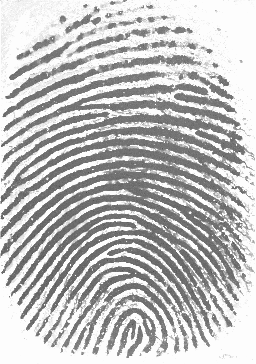
%> input picture iris/code/3.tif, 256 x 364 px
$ octave Main.m   (GNU Octave 9; MATLAB toolbox functions it lacks are replaced by stand-ins)
%> lines starting %> are read from the running program, lines starting %| are printed output that depends on the picture; in (x1, y1, x2, y2) boxes, pixels count from 0 and x2, y2 are one past the last pixel; in counts of white or black regions, pixels touching at a corner belong together; the program's own positions count from 1
### iris/code/adaptiveThres.m
function [o] = adaptiveThres(a,W,~)

[w,h] = size(a);
o = zeros(w,h);


for i=1:W:w
for j=1:W:h
mean_thres = 0;


if i+W-1 <= w && j+W-1 <= h
   	mean_thres = mean2(a(i:i+W-1,j:j+W-1));
      mean_thres = 0.8*mean_thres;
      o(i:i+W-1,j:j+W-1) = a(i:i+W-1,j:j+W-1) < mean_thres;
end;

end;
end;

### iris/code/direction.m
function [p,z] = direction(image,blocksize,~)

[w,h] = size(image);
direct = zeros(w,h);
gradient_times_value = zeros(w,h);
gradient_sq_minus_value = zeros(w,h);
gradient_for_bg_under = zeros(w,h);

W = blocksize;
theta = 0;
sum_value = 1;
bg_certainty = 0;

blockIndex = zeros(ceil(w/W),ceil(h/W));


times_value = 0;
minus_value = 0;

center = [];


filter_gradient = fspecial('sobel');
I_horizontal = filter2(filter_gradient,image);

filter_gradient = transpose(filter_gradient);
I_vertical = filter2(filter_gradient,image);


gradient_times_value=I_horizontal.*I_vertical;
gradient_sq_minus_value=(I_vertical-I_horizontal).*(I_vertical+I_horizontal);
gradient_for_bg_under = (I_horizontal.*I_horizontal) + (I_vertical.*I_vertical);

%figure,imshow(gradient_times_value)
%figure,imshow(gradient_sq_minus_value)
%figure,imshow(gradient_for_bg_under)

for i=1:W:w
    for j=1:W:h
        if j+W-1 < h & i+W-1 < w
            times_value = sum(sum(gradient_times_value(i:i+W-1, j:j+W-1)));
            minus_value = sum(sum(gradient_sq_minus_value(i:i+W-1, j:j+W-1)));
            sum_value = sum(sum(gradient_for_bg_under(i:i+W-1, j:j+W-1)));

            bg_certainty = 0;
            theta = 0;

            if sum_value ~= 0 & times_value ~=0
                bg_certainty = (times_value*times_value + minus_value*minus_value)/(W*W*sum_value);

                if bg_certainty > 0.05
                    blockIndex(ceil(i/W),ceil(j/W)) = 1;

                    tan_value = atan2(2*times_value,minus_value);


                    theta = (tan_value)/2 ;
                    theta = theta+pi/2;
                    center = [center;[round(i + (W-1)/2),round(j + (W-1)/2),theta]];
                end;
            end;
        end;
        times_value = 0;
        minus_value = 0;
        sum_value = 0;

    end;
end;

x = bwlabel(blockIndex,4);

y = bwmorph(x,'close');

z = bwmorph(y,'open');
p = bwperim(z);
figure, imshow(p)

### iris/code/drawROI.m
function [roiImg,roiBound,roiArea] = drawROI(in,inBound,inArea,noShow)
%  drawROI(grayLevelFingerprintImage,ROIboundMap,ROIareaMap,flagToDisableGUI)
%  construct a ROI rectangle for the input fingerprint image and return the
%  segmented fingerprint
%  With the assumption that only one ROI region for each fingerprint image
%Honors Project 2001~2002
%wuzhili 99050056
%comp sci HKBU
%last update 19/April/2002

[iw,ih]=size(in);
tmplate = zeros(iw,ih);
[w,h] = size(inArea);
tmp=zeros(iw,ih);

%ceil(iw/16) should = w
%ceil(ih/16) should = h

left = 1;
right = h;
upper = 1;
bottom = w;

le2ri = sum(inBound);
roiColumn = find(le2ri>0);
left = min(roiColumn);
right = max(roiColumn);

tr_bound = inBound';

up2dw=sum(tr_bound);
roiRow = find(up2dw>0);
upper = min(roiRow);
bottom = max(roiRow);

%cut out the ROI region image

%show background,bound,innerArea with different gray intensity:0,100,200

for i = upper:1:bottom
   for j = left:1:right
      if inBound(i,j) == 1
         tmplate(16*i-15:16*i,16*j-15:16*j) = 200;
         tmp(16*i-15:16*i,16*j-15:16*j) = 1;

      elseif inArea(i,j) == 1 & inBound(i,j) ~=1
         tmplate(16*i-15:16*i,16*j-15:16*j) = 100;
         tmp(16*i-15:16*i,16*j-15:16*j) = 1;

      end;
   end;
end;
[iw,ih]=size(in)
[x y]=size(tmp)
in=imresize(in,[368,256]);
%in=in.*tmp;


roiImg = in(16*upper-15:16*bottom,16*left-15:16*right);

roiBound = inBound(upper:bottom,left:right);
roiArea = inArea(upper:bottom,left:right);


%inner area
roiArea = im2double(roiArea) - im2double(roiBound);

### iris/code/mark_minutia.m
function [end_list,branch_list,ridgeOrderMap,edgeWidth] = mark_minutia(in, inBound,inArea,block);
%Honors Project 2001~2002
%wuzhili 99050056
%comp sci HKBU
%last update 19/April/2002

[w,h] = size(in);

[ridgeOrderMap,totalRidgeNum] = bwlabel(in);

imageBound = inBound;
imageArea = inArea;
blkSize = block;

%innerArea = im2double(inArea)-im2double(inBound);


edgeWidth = interRidgeWidth(in,inArea,blkSize);

end_list    = [];
branch_list = [];


for n=1:totalRidgeNum
   [m,n] = find(ridgeOrderMap==n);
   b = [m,n];
   ridgeW = size(b,1);

   for x = 1:ridgeW
      i = b(x,1);
      j = b(x,2);

      %if imageArea(ceil(i/blkSize),ceil(j/blkSize)) == 1 & imageBound(ceil(i/blkSize),ceil(j/blkSize)) ~= 1
if inArea(ceil(i/blkSize),ceil(j/blkSize)) == 1
      neiborNum = 0;
      neiborNum = sum(sum(in(i-1:i+1,j-1:j+1)));
      neiborNum = neiborNum -1;


   if neiborNum == 1
		end_list =[end_list; [i,j]];

   elseif neiborNum == 3
      %if two neighbors among the three are connected directly
      %there may be three braches are counted in the nearing three cells
      tmp=in(i-1:i+1,j-1:j+1);

      tmp(2,2)=0;
      [abr,bbr]=find(tmp==1);
      t=[abr,bbr];

      if isempty(branch_list)
         branch_list = [branch_list;[i,j]];
      else

      for p=1:3
         cbr=find(branch_list(:,1)==(abr(p)-2+i) & branch_list(:,2)==(bbr(p)-2+j) );
         if ~isempty(cbr)
            p=4;
            break;
         end;
      end;

      if p==3
         branch_list = [branch_list;[i,j]];

      end;

   	end;

  	end;

	end;

end;
end;

### iris/code/interRidgeWidth.m
function edgeDistance = interRidgeWidth(image,inROI,blocksize)
%Honors Project 2001~2002
%wuzhili 99050056
%comp sci HKBU
%last update 19/April/2002

[w,h] = size(image);

a=sum(inROI);

b=find(a>0);

c=min(b);
d=max(b);
i=round(w/5);
m=0;

for k=1:4
   m=m+sum(image(k*i,16*c:16*d));
end;
e=(64*(d-c))/m;

a=sum(inROI,2);
b=find(a>0);

c=min(b);
d=max(b);

i=round(h/5);
m=0;

for k=1:4
   m=m+sum(image(16*c:16*d,k*i));
end;
m=(64*(d-c))/m;

edgeDistance=round((m+e)/2);


### iris/code/show_minutia.m
function show_minutia(image,end_list,branch_list);

% [31 lines of commented-out code are left out]
colormap(gray);imagesc(image);
hold on;

if ~isempty(end_list)

plot(end_list(:,2),end_list(:,1),'*r');
if size(end_list,2) == 3
   hold on
	[u,v] = pol2cart(end_list(:,3),10);
	quiver(end_list(:,2),end_list(:,1),u,v,0,'g');
end;
end;

if ~isempty(branch_list)
hold on
plot(branch_list(:,2),branch_list(:,1),'+y');
end;


### iris/code/Main.m
clc;
clear all;
close all;

InImage1=imread('3.tif');
%> InImage1 is the input picture: size 364x256 uint8; min 70, max 253, mean 191.1
figure, imshow(InImage1)

InImage_double = 255-double(InImage1); % doing the inversion of image


[Row,col,dim]=size(InImage1);
%> Row = 364; col = 256; dim = 1


Histo_Image=histeq(uint8(InImage_double));
figure, imshow(Histo_Image)

%FFTImage=fftenhance(Histo_Image,0.5); tried but we don't want the filter
FFTImage=Histo_Image;

Binarized_Image=adaptiveThres(double(FFTImage),32); %converting to 32 block size
%> after the loop in adaptiveThres, `for i=1:W:w`:
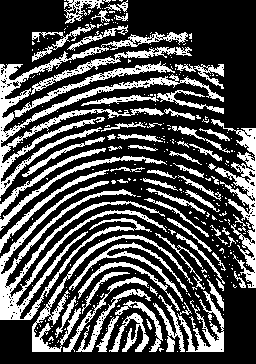
%> o: size 364x256 double; values 0 (black) and 1 (white), 31.2% white; 333 white regions (264 under 20 px), largest, box (x1, y1, x2, y2) and area: (0, 32, 224, 197) 4918, (0, 181, 167, 320) 4405, (211, 119, 256, 288) 2101
figure, imshow(Binarized_Image)
[o1Bound,o1Area]=direction(Binarized_Image,16); %orientation estimation to find ROI
%> in direction, `gradient_for_bg_under = (I_horizontal.*I_horizontal) + (I_vertical.*I_..`:
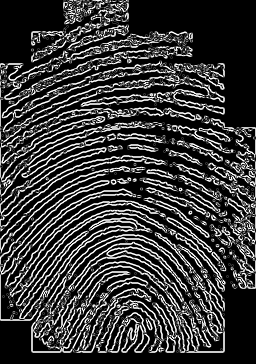
%> gradient_for_bg_under: size 364x256 double; min 0, max 20, mean 4.65; drawn with min black and max white
%> after the loop in direction, `for i=1:W:w`: bg_certainty = 0.961; center = 294 rows, first 12: [9 57 1.56; 9 73 3; 9 89 2.7; 9 105 3; 9 121 0.308; 9 137 1.55; 25 57 3.11; 25 73 2.65; 25 89 2.96; 25 105 3; 25 121 3.04; 25 137 1.6]; tan_value = 0.0242; theta = 1.58

[o2,o1Bound,o1Area]=drawROI(Binarized_Image,o1Bound,o1Area);
%> in drawROI, `le2ri = sum(inBound);`: le2ri = [21 2 2 3 2 2 2 2 3 2 2 2 2 5 4 16]
%> in drawROI, `roiColumn = find(le2ri>0);`: roiColumn = [1 2 3 4 5 6 7 8 9 10 11 12 13 14 15 16]
%> in drawROI, `left = min(roiColumn);`: left = 1
%> in drawROI, `up2dw=sum(tr_bound);`: up2dw = 23 values, max 16 at index 23, min 2 at index 2, mean 3.13
%> in drawROI, `roiRow = find(up2dw>0);`: roiRow = 23 values from 1 to 23
%> in drawROI, `upper = min(roiRow);`: upper = 1
%> the loop in drawROI, `for i = upper:1:bottom` made 23 passes
%> after the loop in drawROI, `for i = upper:1:bottom`:
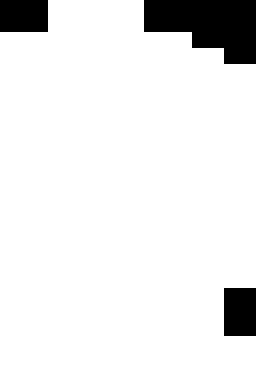
%> tmp: size 368x256 double; values 0 (black) and 1 (white), 91.3% white; 3 black regions, box (x1, y1, x2, y2) and area: (144, 0, 256, 64) 5120, (0, 0, 48, 32) 1536, (224, 288, 256, 336) 1536
%> after the loop in drawROI, `for i = upper:1:bottom`:
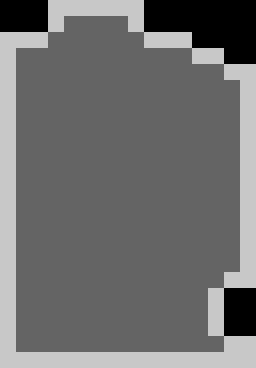
%> tmplate: size 368x256 double; min 0, max 200, mean 110.9
%> in drawROI, `in=imresize(in,[368,256]);`:
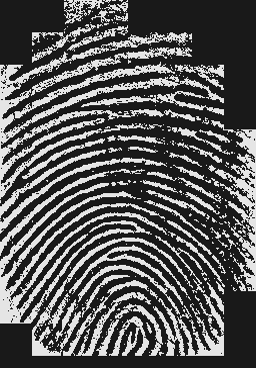
%> in: size 368x256 double; min -0.125, max 1.12, mean 0.312; drawn with min black and max white

Thin_Image=im2double(bwmorph(o2,'thin',Inf));
%> Thin_Image: size 368x256 double; values 0 (black) and 1 (white), 9.4% white in thin lines or dots

figure, imshow(~Thin_Image)

Removed_H=im2double(bwmorph(Thin_Image,'clean'));

Removed_H=im2double(bwmorph(Removed_H,'hbreak'));
figure, imshow(~Removed_H)

[end_list1,branch_list1,ridgeMap1,edgeWidth]=mark_minutia(Removed_H,o1Bound,o1Area,16);
%> in mark_minutia, `[ridgeOrderMap,totalRidgeNum] = bwlabel(in);`:
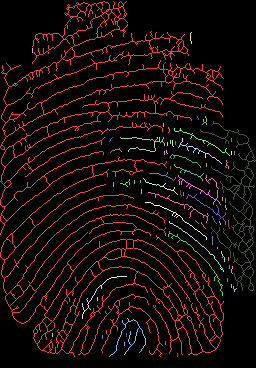
%> ridgeOrderMap: size 368x256 double; 70 distinct labels, from 0 to 69; one colour per label, 0 black
%> in mark_minutia, `[ridgeOrderMap,totalRidgeNum] = bwlabel(in);`: totalRidgeNum = 69
%> in interRidgeWidth, `a=sum(inROI);`: a = [0 19 19 20 21 21 21 21 20 19 19 19 18 15 12 0]
%> in interRidgeWidth, `b=find(a>0);`: b = [2 3 4 5 6 7 8 9 10 11 12 13 14 15]
%> in interRidgeWidth, `c=min(b);`: c = 2
%> in interRidgeWidth, `d=max(b);`: d = 15
%> the loop in interRidgeWidth, `for k=1:4` made 4 passes
%> m on passes 1 to 4: 19, 38, 58, 79
%> in interRidgeWidth, `e=(64*(d-c))/m;`: e = 10.53
%> in interRidgeWidth, `a=sum(inROI,2);`: a = 23 values, max 14 at index 6, min 0 at index 1, mean 11.48
%> in interRidgeWidth, `b=find(a>0);`: b = 21 values from 2 to 22
%> in interRidgeWidth, `d=max(b);`: d = 22
%> the loop in interRidgeWidth, `for k=1:4` made 4 passes
%> m on passes 1 to 4: 29, 71, 101, 139
%> in interRidgeWidth, `m=(64*(d-c))/m;`: m = 9.21
%> in interRidgeWidth, `edgeDistance=round((m+e)/2);`: edgeDistance = 10
%> the loop in mark_minutia, `for n=1:totalRidgeNum` made 69 passes
%> (m, n, b, ridgeW) on passes 2, 3, 5, 6, 7, 10: ([49; 50; 51; 52; 53], [33; 33; 33; 33; 33], [49 33; 50 33; 51 33; 52 33; 53 33], 5), ([334; 335; 336; 337], [53; 53; 53; 53], [334 53; 335 53; 336 53; 337 53], 4), ([298; 299; 300; 301], [98; 98; 98; 98], [298 98; 299 98; 300 98; 301 98], 4), ([336; 337; 338; 339], [103; 103; 103; 103], [336 103; 337 103; 338 103; 339 103], 4), ([142; 140; 141; 139; 138], [110; 111; 111; 112; 113], [142 110; 140 111; 141 111; 139 112; 138 113], 5), ([183; 184; 185; 186; 187], [114; 114; 114; 114; 114], [183 114; 184 114; 185 114; 186 114; 187 114], 5)
%> ridgeW on passes 1, 4, 8, 9, 11, 12: 6655, 77, 125, 13, 96, 17
%> after the loop in mark_minutia, `for n=1:totalRidgeNum`: abr = [1; 2; 3]; bbr = [1; 1; 3]; branch_list = 515 rows, first 12: [86 17; 131 17; 248 17; 264 17; 266 17; 286 17; 300 17; 309 17; 115 19; 286 19; 127 20; 142 20]; cbr = 515; end_list = 456 rows, first 12: [201 18; 125 19; 268 19; 66 21; 146 22; 122 23; 131 25; 116 26; 147 26; 170 26; 177 26; 266 26]; m = [152; 153; 154; 155]; neiborNum = 1; p = 4; t = [1 1; 2 1; 3 3]; tmp = [1 0 0; 1 0 0; 0 0 1]
%> end_list1 has the same summary as end_list in mark_minutia; branch_list1 has the same summary as branch_list in mark_minutia; edgeWidth = 10
show_minutia(~Removed_H,end_list1,branch_list1);
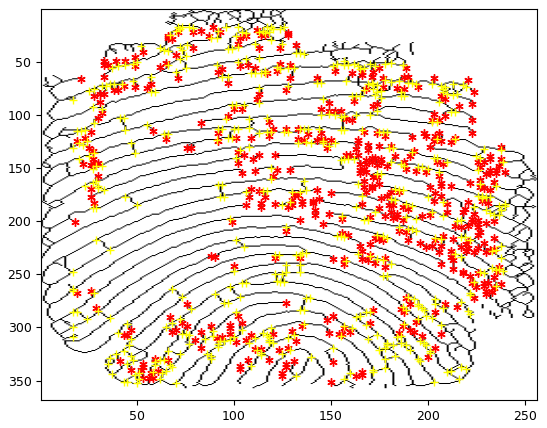
%> figure redrawn from the program's plot data


[coeff,score]=pca(Thin_Image);
reducedDimensionfinger = coeff(1:224,1:1);
%> reducedDimensionfinger = 224 values, max 0.225 at index 127, min -0.0782 at index 5, mean 0.0227

%> (the run ends here)
